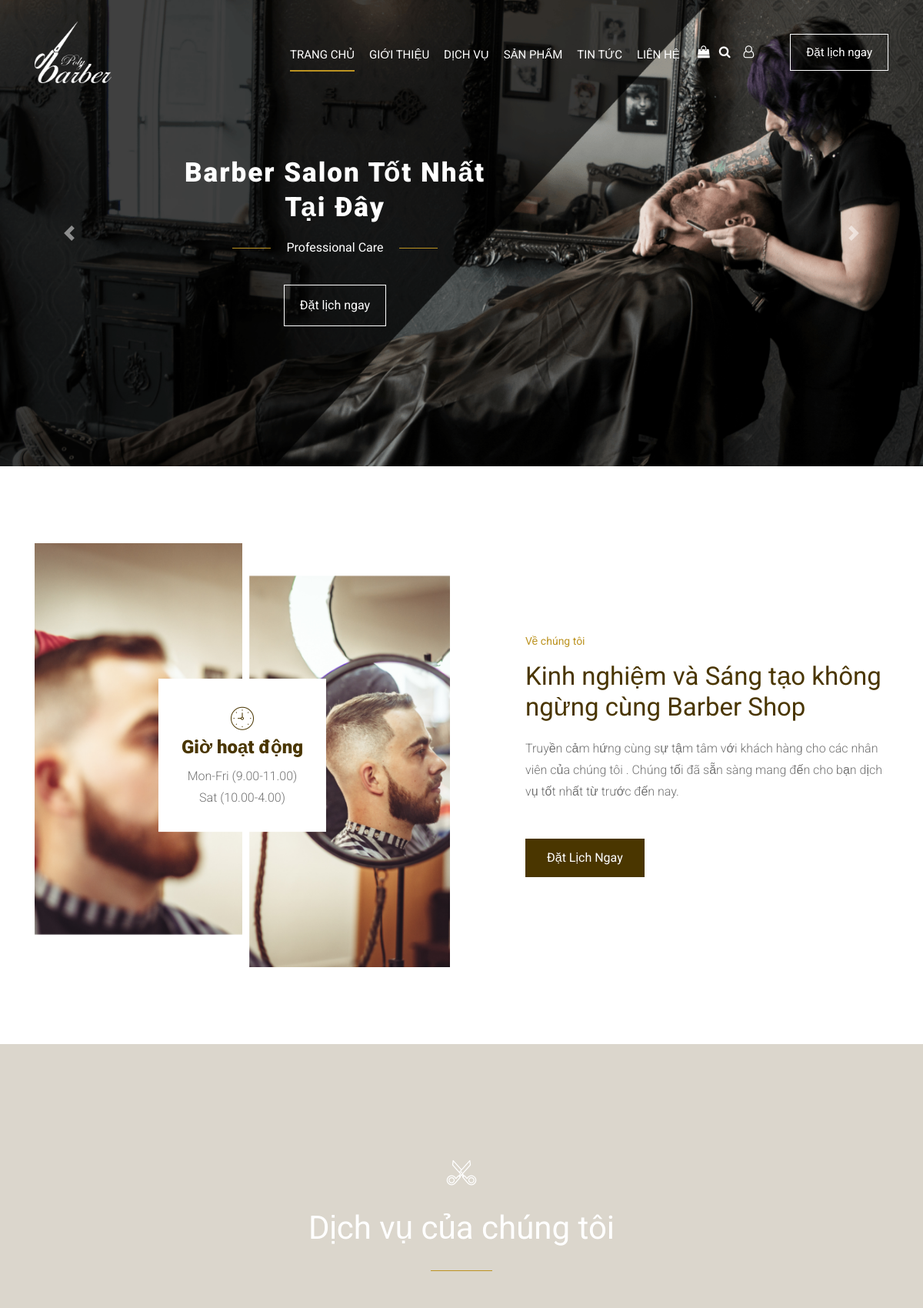
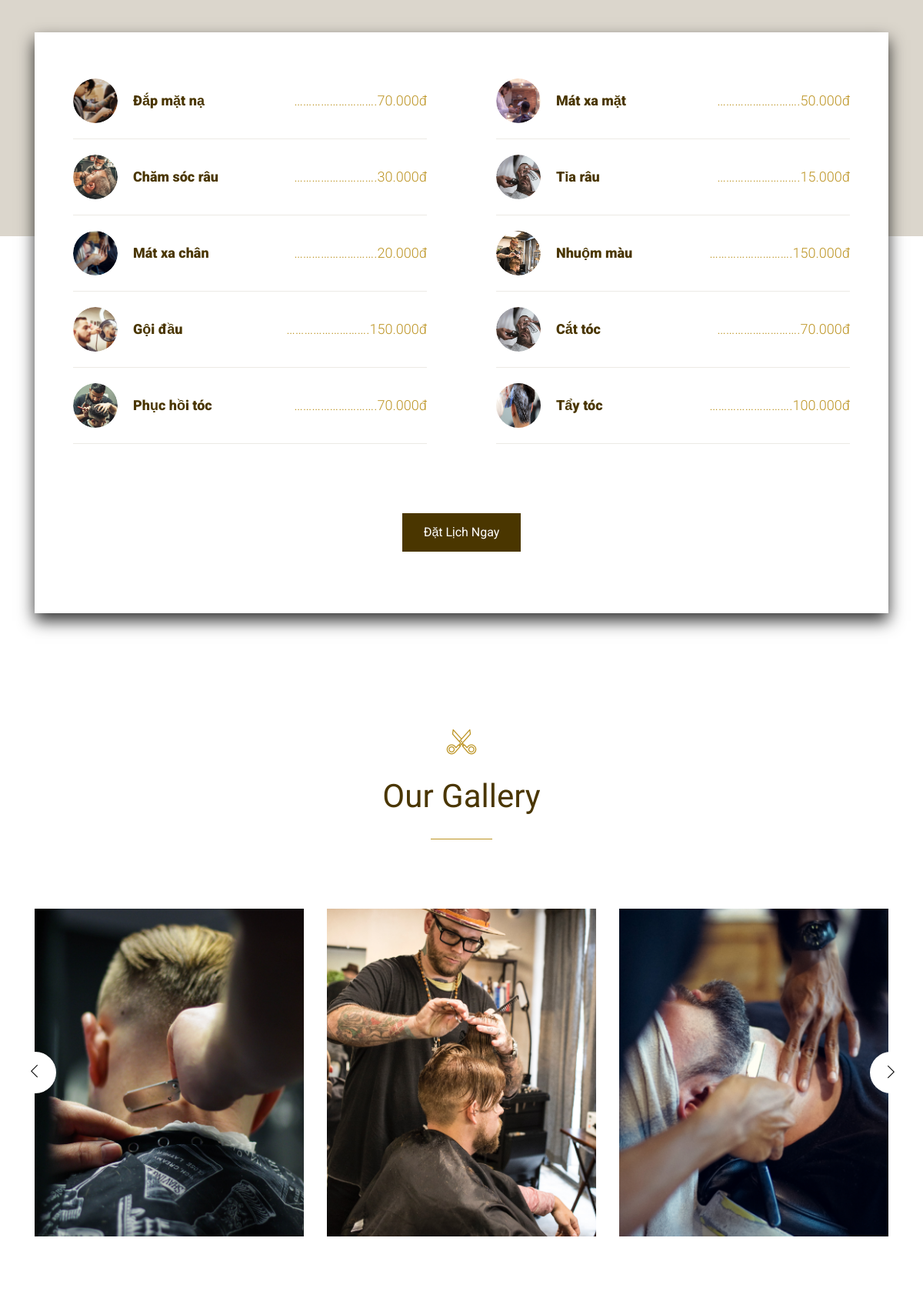
The page / (upper part) on the database its author committed (2 pictures, top to bottom).
### tables this page shows
CREATE TABLE `services` (
  `id` int(11) NOT NULL,
  `name` varchar(191) NOT NULL,
  `price` float NOT NULL,
  `time` time NOT NULL,
  `detail` text NOT NULL,
  `images` varchar(191) NOT NULL,
  `id_type` int(11) NOT NULL
);

CREATE TABLE `libraries` (
  `id` int(11) NOT NULL,
  `name` varchar(191) NOT NULL,
  `images` varchar(191) NOT NULL,
  `link` varchar(191) NOT NULL,
  `role` bit(1) NOT NULL
);

### layout/layout.php (called while the page is built)
<?php include_once "header.php" ?>
    <?php include_once $view_page ?>
<?php include_once "footer.php" ?>

### index.php (called while the page is built, shortened)
<?php
require_once "libs/libraries.php";
require_once "libs/services.php";
extract($_REQUEST);
$page = isset($_GET['page']) ? $_GET['page'] : '';
switch ($page) {
    case '':
    case 'home':
        $view_page = "site/home.php";
        break;
}
include_once "layout/layout.php";

### libs/database.php (called while the page is built, shortened)
<?php
function connection()
{
    try {
        $conn = new PDO("mysql:host=localhost; dbname=barber; charset=utf8", "root", "");
    } catch (PDOException $e) {
        echo "Lỗi Kết nối" . $e->getMessage();
    }
    return $conn;
}
function query_exe($sql) {
    $conn = connection();
    try {
        $stmt = $conn->prepare($sql);
        $stmt->execute();
        $result = $stmt->fetchAll(PDO::FETCH_ASSOC);
        return $result;
    } catch (PDOException $e) {
        echo "Lỗi dữ liệu" . $e->getMessage();
    } finally {
        unset($conn);
    }
}

### libs/services.php (called while the page is built, shortened)
<?php
require_once "database.php";
function service_list_limit($limit, $nRows) {
    $sql = "SELECT * from services order by id desc limit $limit, $nRows";
    return query_exe($sql);
}

### libs/libraries.php (called while the page is built, shortened)
<?php
require_once "database.php";
function library_list_limit($limit, $nRows) {
    $sql = "SELECT * from libraries where role = 1 order by id desc limit $limit, $nRows";
    return query_exe($sql);
}

### site/home.php (the view, shortened to what this page needs)
<?php require_once "layout/slider.php"; ?>
<?php
   $service1 = service_list_limit(0, 5);
   $service2 = service_list_limit(5, 5);
   $gallery = library_list_limit(0, 5);
   ?>
<div class="about_area">
    <div class="container">
        <div class="row align-items-center">
            <div class="col-xl-6 col-lg-6">
                <div class="about_thumb">
                    <div class="opening_hour text-center">
                        <i class="flaticon-clock"></i>
                        <h3>Giờ hoạt động</h3>
                        <p>
                            Mon-Fri (9.00-11.00) <br />
                            Sat (10.00-4.00)
                        </p>
                    </div>
                </div>
            </div>
            <div class="col-xl-6 col-lg-6">
                <div class="about_info">
                    <div class="section_title mb-20px">
                        <span>Về chúng tôi</span>
                        <h3>Kinh nghiệm và Sáng tạo không ngừng cùng Barber Shop</h3>
                    </div>
                    <p>
                        Truyền cảm hứng cùng sự tậm tâm với khách hàng cho các nhân viên
                        của chúng tôi . Chúng tối đã sẵn sàng mang đến cho bạn dịch vụ
                        tốt nhất từ trước đến nay.
                    </p>
                    <a href="#" class="boxed-btn3">Đặt Lịch Ngay</a>
                </div>
            </div>
        </div>
    </div>
</div>
<div class="service_area">
    <div class="container">
        <div class="row">
            <div class="col-xl-12">
                <div class="section_title2 text-center mb-90">
                    <i class="flaticon-scissors"></i>
                    <h3>Dịch vụ của chúng tôi</h3>
                </div>
            </div>
        </div>
        <div class="white_bg_pos">
            <div class="row">
                <div class="col-xl-6">
                    <?php foreach ($service1 as $s1) : ?>
                        <div class="single_service d-flex justify-content-between align-items-center">
                            <div class="service_inner d-flex align-items-center">
                                <div class="thumb">
                                    <img src="images/products/<?= $s1['images'] ?>" class="rounded-circle" alt="" width="58" height="58" />
                                </div>
                                <span><?= $s1['name'] ?></span>
                            </div>
                            <p>……………………….<?= number_format($s1['price'], 0, ',', '.') . 'đ' ?></p>
                        </div>
                    <?php endforeach; ?>
                </div>
                <div class="col-xl-6">
                    <?php foreach ($service2 as $s2) : ?>
                        <div class="single_service d-flex justify-content-between align-items-center">
                            <div class="service_inner d-flex align-items-center">
                                <div class="thumb">
                                    <img src="images/products/<?= $s2['images'] ?>" class="rounded-circle" alt="" width="58" height="58" />
                                </div>
                                <span><?= $s2['name'] ?></span>
                            </div>
                            <p>……………………….<?= number_format($s2['price'], 0, ',', '.') . 'đ' ?></p>
                        </div>
                    <?php endforeach; ?>
                </div>
            </div>
            <div class="row">
                <div class="col-xl-12">
                    <div class="book_btn text-center">
                        <a class="boxed-btn3 popup-with-form" href="#test-form">Đặt lịch ngay</a>
                    </div>
                </div>
            </div>
        </div>
    </div>
</div>
<div class="gallery_area">
    <div class="container">
        <div class="row">
            <div class="col-xl-12">
                <div class="section_title2 text-center mb-90">
                    <i class="flaticon-scissors"></i>
                    <h3>Our Gallery</h3>
                </div>
            </div>
        </div>
        <div class="row">
            <div class="col-xl-12">
                <div class="gallery_active owl-carousel">
                    <?php foreach ($gallery as $g) : ?>
                        <div class="single_gallery">
                            <div class="thumb">
                                <img src="images/sliders/<?= $g['images'] ?>" alt="" height="426" />
                            </div>
                        </div>
                    <?php endforeach; ?>
                </div>
            </div>
        </div>
    </div>
</div>

### rows shown on the page
services: images (picture), name "Đắp mặt nạ", price "70.000"
services: images (picture), name "Chăm sóc râu", price "30.000"
services: images (picture), name "Mát xa chân", price "20.000"
services: images (picture), name "Gội đầu", price "150.000"
services: images (picture), name "Phục hồi tóc", price "70.000"
services: images (picture), name "Mát xa mặt", price "50.000"
services: images (picture), name "Tỉa râu", price "15.000"
services: images (picture), name "Nhuộm màu", price "150.000"
services: images (picture), name "Cắt tóc", price "70.000"
services: images (picture), name "Tẩy tóc", price "100.000"
libraries: images (picture)
libraries: images (picture)
libraries: images (picture)
